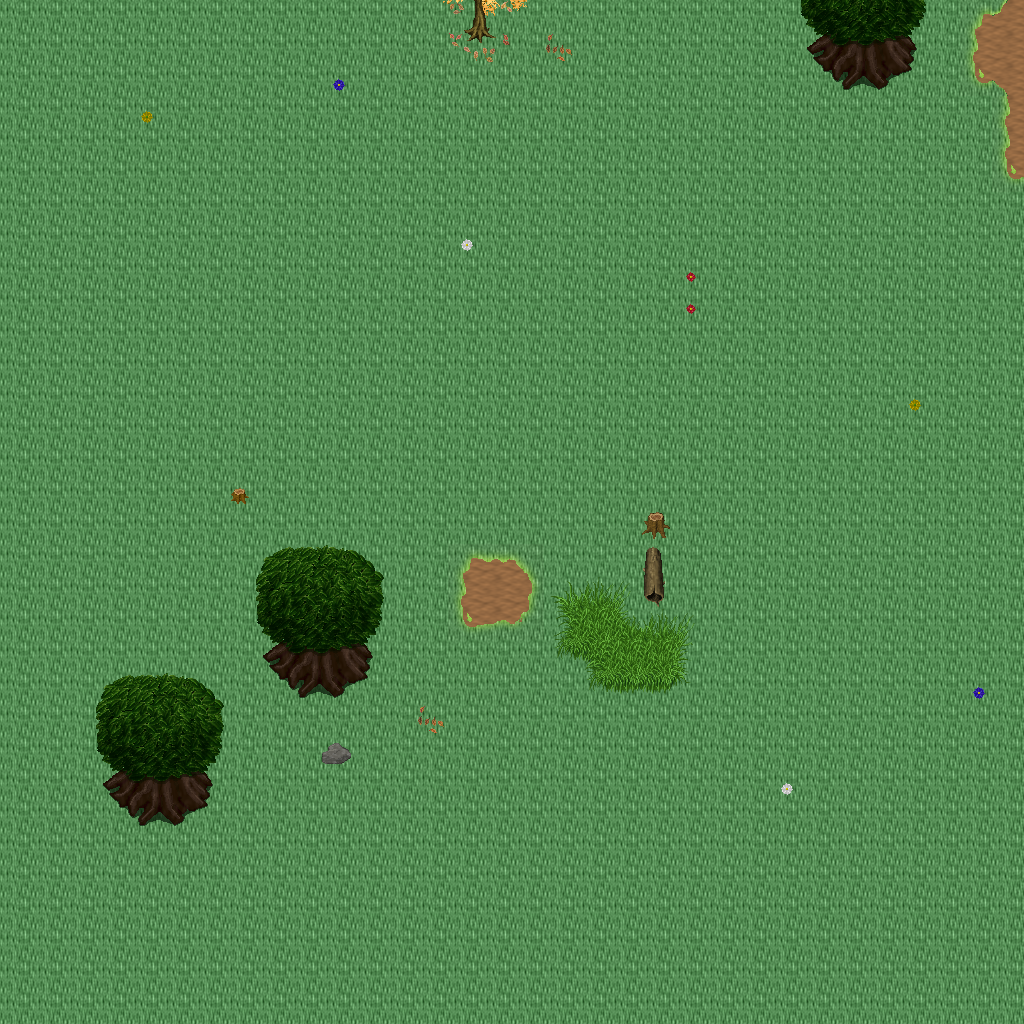

This game map was drawn from its Tiled (.tmx) file and the tilesets committed beside it. A one-line description and the trimmed map source follow:
An orthogonal 32x32 tile map with 32x32 px tiles, 5 tile layers (Ground, Objects, Objects2, Above, ...), 1 hidden layer not drawn, 32 tilesets.

<map version="1.10" tiledversion="1.11.0" orientation="orthogonal" renderorder="right-down" width="32" height="32" tilewidth="32" tileheight="32" infinite="0" nextlayerid="11" nextobjectid="1">
 <tileset firstgid="1" name="logic_collision" tilewidth="32" tileheight="32" tilecount="1" columns="1">
  <image source="../drawable/logic_collision.png" width="32" height="32" />
 </tileset>
 <tileset firstgid="2" name="ground_ridge_earth_pale" tilewidth="32" tileheight="32" tilecount="96" columns="12">
  <image source="../drawable/ground_ridge_earth_pale.png" width="384" height="256" />
 </tileset>
 <tileset firstgid="98" name="ground_ridge_earth_dark" tilewidth="32" tileheight="32" tilecount="96" columns="12">
  <image source="../drawable/ground_ridge_earth_dark.png" width="384" height="256" />
 </tileset>
 <tileset firstgid="194" name="ground_ground" tilewidth="32" tileheight="32" tilecount="33" columns="3">
  <image source="../drawable/ground_ground.png" width="96" height="352" />
 </tileset>
 <tileset firstgid="227" name="terrain_grassland" tilewidth="32" tileheight="32" tilecount="88" columns="8">
  <image source="../drawable/terrain_grassland.png" width="256" height="352" />
 </tileset>
 <tileset firstgid="315" name="ground_grass_edges" tilewidth="32" tileheight="32" tilecount="36" columns="12">
  <image source="../drawable/ground_grass_edges.png" width="384" height="96" />
 </tileset>
 <tileset firstgid="351" name="ground_grass_corners" tilewidth="32" tileheight="32" tilecount="24" columns="6">
  <image source="../drawable/ground_grass_corners.png" width="192" height="128" />
 </tileset>
 <tileset firstgid="375" name="plant_tree_tree_darkgreen" tilewidth="32" tileheight="32" tilecount="88" columns="8">
  <image source="../drawable/plant_tree_tree_darkgreen.png" width="256" height="352" />
 </tileset>
 <tileset firstgid="463" name="plant_tree_fall_trees" tilewidth="32" tileheight="32" tilecount="40" columns="8">
  <image source="../drawable/plant_tree_fall_trees.png" width="256" height="160" />
 </tileset>
 <tileset firstgid="503" name="plant_tree_evergreen" tilewidth="32" tileheight="32" tilecount="36" columns="3">
  <image source="../drawable/plant_tree_evergreen.png" width="96" height="384" />
 </tileset>
 <tileset firstgid="539" name="plant_tree_pine_tree" tilewidth="32" tileheight="32" tilecount="20" columns="4">
  <image source="../drawable/plant_tree_pine_tree.png" width="128" height="160" />
 </tileset>
 <tileset firstgid="559" name="plant_tree_pine_tree_1" tilewidth="32" tileheight="32" tilecount="20" columns="4">
  <image source="../drawable/plant_tree_pine_tree_1.png" width="128" height="160" />
 </tileset>
 <tileset firstgid="579" name="building_decoration_rocks" tilewidth="32" tileheight="32" tilecount="6" columns="3">
  <image source="../drawable/building_decoration_rocks.png" width="96" height="64" />
 </tileset>
 <tileset firstgid="585" name="plant_stump_hollow_logs" tilewidth="32" tileheight="32" tilecount="6" columns="3">
  <image source="../drawable/plant_stump_hollow_logs.png" width="96" height="64" />
 </tileset>
 <tileset firstgid="591" name="plant_stump_small_stump" tilewidth="32" tileheight="32" tilecount="4" columns="2">
  <image source="../drawable/plant_stump_small_stump.png" width="64" height="64" />
 </tileset>
 <tileset firstgid="595" name="plant_flower_daisy_yellow" tilewidth="32" tileheight="32" tilecount="8" columns="2">
  <image source="../drawable/plant_flower_daisy_yellow.png" width="64" height="128" />
 </tileset>
 <tileset firstgid="603" name="plant_flower_daisy_white" tilewidth="32" tileheight="32" tilecount="8" columns="2">
  <image source="../drawable/plant_flower_daisy_white.png" width="64" height="128" />
 </tileset>
 <tileset firstgid="611" name="plant_flower_daisy_red" tilewidth="32" tileheight="32" tilecount="8" columns="2">
  <image source="../drawable/plant_flower_daisy_red.png" width="64" height="128" />
 </tileset>
 <tileset firstgid="619" name="plant_flower_daisy_blue" tilewidth="32" tileheight="32" tilecount="8" columns="2">
  <image source="../drawable/plant_flower_daisy_blue.png" width="64" height="128" />
 </tileset>
 <tileset firstgid="627" name="plant_leaves" tilewidth="32" tileheight="32" tilecount="8" columns="4">
  <image source="../drawable/plant_leaves.png" width="128" height="64" />
 </tileset>
 <tileset firstgid="635" name="plant_brown_mushrooms" tilewidth="32" tileheight="32" tilecount="24" columns="6">
  <image source="../drawable/plant_brown_mushrooms.png" width="192" height="128" />
 </tileset>
 <tileset firstgid="659" name="logic_item_resources" tilewidth="32" tileheight="32" tilecount="6" columns="6">
  <image source="../drawable/logic_item_resources.png" width="192" height="32" />
 </tileset>
 <tileset firstgid="665" name="logic_creature_animal" tilewidth="32" tileheight="32" tilecount="32" columns="8">
  <image source="../drawable/logic_creature_animal.png" width="256" height="128" />
 </tileset>
 <tileset firstgid="697" name="ground_tall_grass" tilewidth="32" tileheight="32" tilecount="15" columns="5">
  <image source="../drawable/ground_tall_grass.png" width="160" height="96" />
 </tileset>
 <tileset firstgid="712" name="logic_creature_reptile" tilewidth="32" tileheight="32" tilecount="7" columns="7">
  <image source="../drawable/logic_creature_reptile.png" width="224" height="32" />
 </tileset>
 <tileset firstgid="719" name="plant_bush_leafy" tilewidth="32" tileheight="32" tilecount="48" columns="8">
  <image source="../drawable/plant_bush_leafy.png" width="256" height="192" />
 </tileset>
 <tileset firstgid="767" name="plant_bushes_and_trees" tilewidth="32" tileheight="32" tilecount="144" columns="16">
  <image source="../drawable/plant_bushes_and_trees.png" width="512" height="289" />
 </tileset>
 <tileset firstgid="911" name="building_thatched_roof_cottage1" tilewidth="32" tileheight="32" tilecount="20" columns="4">
  <image source="../drawable/building_thatched_roof_cottage1.png" width="128" height="160" />
 </tileset>
 <tileset firstgid="931" name="building_thatched_roof_cottage2" tilewidth="32" tileheight="32" tilecount="20" columns="4">
  <image source="../drawable/building_thatched_roof_cottage2.png" width="128" height="160" />
 </tileset>
 <tileset firstgid="951" name="plant_stump_stump_rectangular" tilewidth="32" tileheight="32" tilecount="4" columns="2">
  <image source="../drawable/plant_stump_stump_rectangular.png" width="64" height="64" />
 </tileset>
 <tileset firstgid="955" name="object_well_hoist" tilewidth="32" tileheight="32" tilecount="9" columns="3">
  <image source="../drawable/object_well_hoist.png" width="96" height="96" />
 </tileset>
 <tileset firstgid="964" name="logic_creature_gnome" tilewidth="32" tileheight="32" tilecount="6" columns="6">
  <image source="../drawable/logic_creature_gnome.png" width="192" height="32" />
 </tileset>
 <layer id="1" name="Ground" width="32" height="32">
  <data>[1024 cells, 1024 non-empty, 2 distinct tile ids]</data>
 </layer>
 <layer id="2" name="Objects" width="32" height="32">
  <data>[1024 cells, 58 non-empty, 31 distinct tile ids]</data>
 </layer>
 <layer id="3" name="Objects2" width="32" height="32">
  <data>[1024 cells, 21 non-empty, 15 distinct tile ids]</data>
 </layer>
 <layer id="4" name="Above" width="32" height="32">
  <data>[1024 cells, 32 non-empty, 16 distinct tile ids]</data>
 </layer>
 <layer id="5" name="Above2" width="32" height="32">
  <data>[1024 cells, 0 non-empty, 0 distinct tile ids]</data>
 </layer>
 <layer id="6" name="Walkable" width="32" height="32" visible="0">
  <data>[1024 cells, 24 non-empty, 1 distinct tile ids]</data>
 </layer>
 <objectgroup id="7" name="Mapevents" />
 <objectgroup id="8" name="Spawn" />
 <objectgroup id="9" name="Keys" />
 <objectgroup id="10" name="Replace" />
</map>
